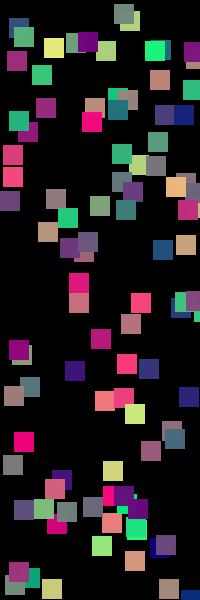
Frame 1 (no input)
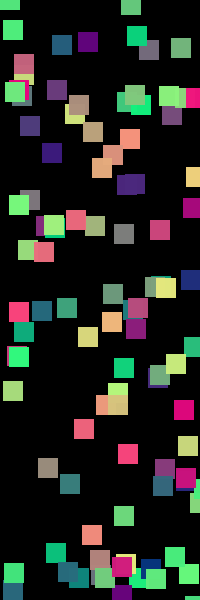
Frame 60 (the mouse pressed at the canvas centre just before this capture)
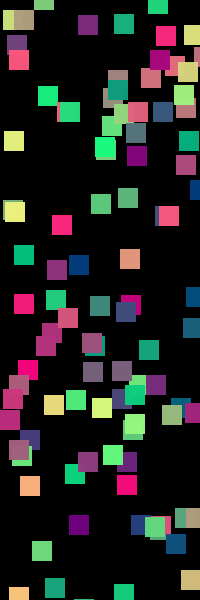
Frame 120 (the mouse held since frame 60 and released just before this capture)

The Processing sketch that drew these frames (run headless with seeded random() and noise(); from frame 60 on, the mouse is pressed at the canvas centre):

// Processing sketch: sketch_150813d
// ── sketch_150813d.pde
int numElements = 100;

Box [] boxes;

void setup(){
  
  size (200, 600);
  boxes = new Box[numElements];
  
  for ( int i =0; i < numElements ; i ++){
    boxes[i] = new Box();
  
  }
}

void draw(){
  background (0);
  
  for (int i=0; i < numElements ; i++){
    
    boxes[i].drawBox();
    boxes[i].go();
  
  
  }


}

// ── Box.pde
class Box {

  //Data
  int x;
  int y;

  int speed;

  Box() {


    x = int(random(width));
    y = int(random(height));

    speed = int(random(2, 8));
  }

  void drawBox() {

    noStroke();
    fill( random(255), random(255), 125, 250);
    rect(x, y, 20, 20);
  }

  void go() {

    y = y + speed;

    if ( y > height && speed > 0) {

      y = -10;
    }
    
    
  }
}
